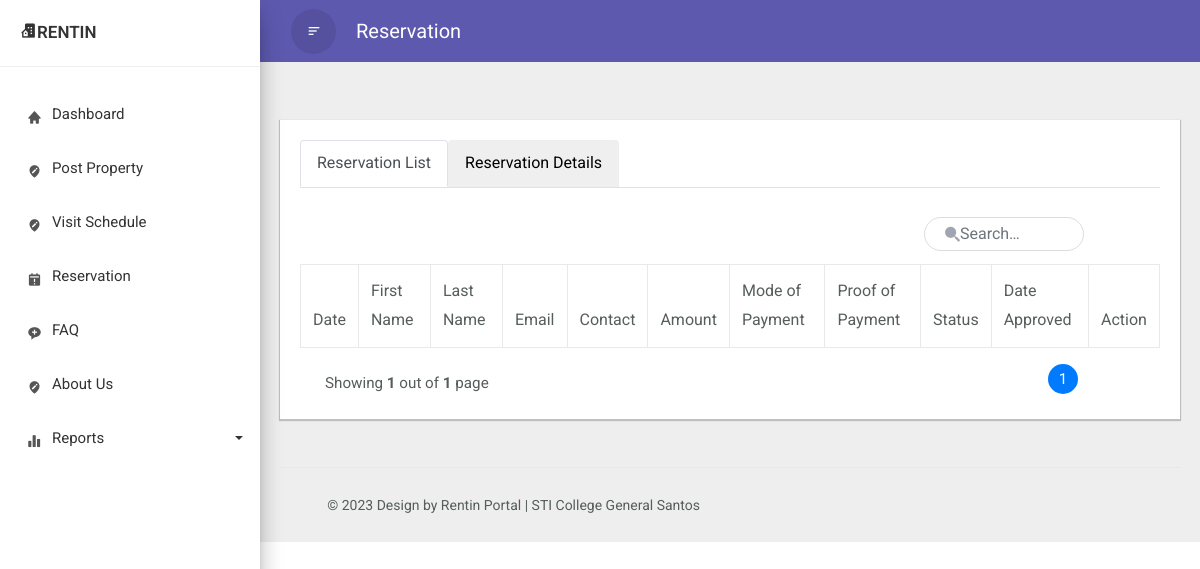
The app's page /reservation.php (signed in), older data.
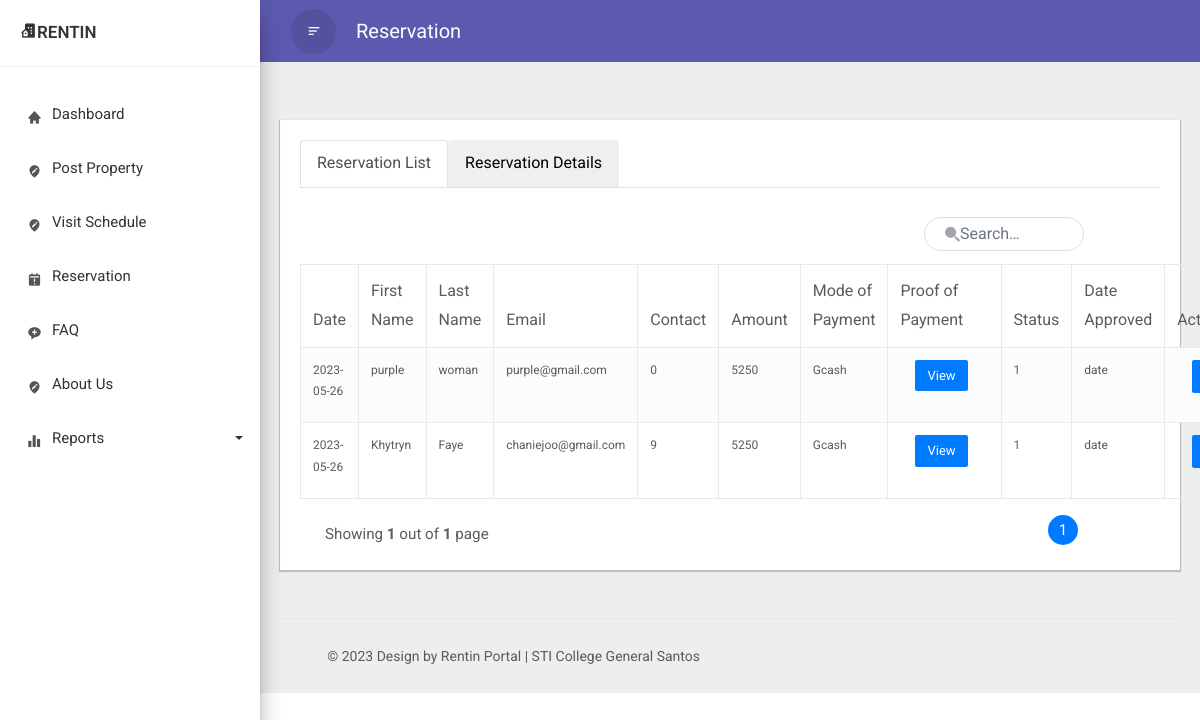
The same page, newer data.
### tables this page shows
CREATE TABLE `reservation` (
  `id` int(11) NOT NULL,
  `date` date NOT NULL DEFAULT current_timestamp(),
  `user_ID` varchar(99) NOT NULL,
  `amount` float NOT NULL,
  `mop` varchar(99) NOT NULL,
  `status` varchar(99) NOT NULL
);

CREATE TABLE `userinfo` (
  `id` int(11) NOT NULL,
  `userinfo_ID` varchar(99) NOT NULL,
  `firstname` varchar(99) NOT NULL,
  `lastname` varchar(99) NOT NULL,
  `contact` int(11) NOT NULL,
  `dob` date DEFAULT NULL,
  `gender` varchar(50) NOT NULL,
  `age` int(11) NOT NULL,
  `address` varchar(99) NOT NULL
);

CREATE TABLE `user` (
  `id` int(11) NOT NULL,
  `user_ID` varchar(99) NOT NULL,
  `email` varchar(99) NOT NULL,
  `password` varchar(50) NOT NULL,
  `userInfo_ID` varchar(99) NOT NULL,
  `userLevel_ID` int(11) NOT NULL,
  `verificationcode` varchar(99) NOT NULL,
  `is_verified` varchar(99) NOT NULL,
  `status` int(11) NOT NULL
);

### reservation.php (the view, shortened to what the changed rows need)
<!doctype html>
<html lang="en">
    <head>
        <link rel="stylesheet" href="css/bootstrap.min.css">
        <link href='https://unpkg.com/boxicons@2.1.4/css/boxicons.min.css' rel='stylesheet'>
        <link rel="stylesheet" type = "text/css" href="richtext/richtext.min.css">
    </head>
    <body>
    <div class="wrapper">
            <div id="content">
			    <div class="main-content">
                    <div class = "container my-5">
                        <div class = "tab-content">
                            <div class = "tab-pane active show fade" id = "tab-type">
                                <div class="containers">
                                    <br>
                                    <div class="container-xl">
                                        <div class="table-wrapper">
                                            <div class="table-title">
                                                <table class="table table-striped table-hover table-bordered" style = "font-size: 12px;">
                                                    <thead>
                                                        <tr>
                                                            <th>Date</th>
                                                            <th>First Name</th>
                                                            <th>Last Name</th>
                                                            <th>Email</th>
                                                            <th>Contact</th>
                                                            <th>Amount</th>
                                                            <th>Mode of Payment</th>
                                                            <th>Proof of Payment</th>
                                                            <th>Status</th>
                                                            <th>Date Approved</th>
                                                            <th>Action</th>
                                                        </tr>
                                                    </thead>
                                                    <tbody>
                                                    <?php
                                                        include "dbconn.php";
                                                            if(isset($_GET['page']) && $_GET['page'] !== "") {
                                                                $page = $_GET['page'];
                                                            } else {
                                                                $page = 1;
                                                            }
                                                            $limit = 6;
                                                            $offset = ($page - 1) * $limit;
                                                            $sql = "SELECT *,user.user_ID, user.email, images.image_url, CONCAT(firstName,' ', lastName) AS fullName FROM reservation JOIN user ON reservation.user_ID = user.user_ID
                                                                            JOIN userinfo ON userinfo.userinfo_ID = user.userInfo_ID JOIN images ON images.user_ID = user.user_ID WHERE type = 'Proof of Payment' LIMIT $offset, $limit";
                                                            $result = mysqli_query($conn, $sql);
                                                            while ($row = mysqli_fetch_assoc($result)) {
                                                                ?>
                                                                    <tr class = "data-row">
                                                                        <td> <?php echo $row['date'] ?> </td>
                                                                        <td> <?php echo $row['firstname'] ?> </td>
                                                                        <td> <?php echo $row['lastname'] ?> </td>
                                                                        <td> <?php echo $row['email'] ?> </td>
                                                                        <td> <?php echo $row['contact'] ?> </td>
                                                                        <td> <?php echo $row['amount'] ?> </td>
                                                                        <td> <?php echo $row['mop'] ?> </td>
                                                                        <td>
                                                                        <a href="#" class="edit" title="Edit"><button type="button" class="btn btn-primary addType" data-toggle="modal" data-target="#view">View</button></a>
                                                                        </td>
                                                                        <td> <?php echo $row['status'] ?> </td>
                                                                        <td> date </td>
                                                                        <td>
                                                                            <a href="#" class="edit" title="Edit"><button type="button" class="btn btn-primary addType" data-toggle="modal" data-target="#confirm"><i class="bx bx-show"></i></button></a>
                                                                        </td>
                                                                    </tr>
                                                                <?php
                                                            }
                                                    ?>
                                                    </tbody>
                                                </table>
                                                <div class="clearfix">
                                                    <ul class="pagination">
                                                        <?php
                                                            $query =  "SELECT COUNT(*) FROM reservation";
                                                            $result_count = mysqli_query($conn, $query);
                                                            $records = mysqli_fetch_row($result_count);
                                                            $total_records = $records[0];
                                                            $total_pages = ceil($total_records / $limit);
                                                            $link = "";
                                                        ?>
                                                        <?php
                                                            for ($counter = 1; $counter <= $total_pages; $counter++){
                                                                if ($counter == $page) {
                                                                    $link .= "<li class = 'page-item active'>
                                                                    <a class = 'page-link' href= 'reservation?page="
                                                                    .$counter."'>".$counter." </a></li>";
                                                                } else {
                                                                    $link .= "<li class = 'page-item'>
                                                                    <a class = 'page-link' href='reservation.php?page=".$counter."'> ".$counter." </a> </li>";
                                                                }
                                                            };
                                                            echo $link;
                                                        ?>
                                                    </ul>
                                                </div>
                                            </div>
                                        </div>
                                    </div>
                                </div>
                            </div>
                        </div>
</div>
			</div>
        </div>
  </body>
</html>

Row changes from the older to the newer data that the page shows:
added reservation: date "2023-05-26", userinfo.firstname "purple", userinfo.lastname "woman", user.email "purple@gmail.com", userinfo.contact "0", amount "5250", mop "Gcash", user.status "1"
added reservation: date "2023-05-26", userinfo.firstname "Khytryn", userinfo.lastname "Faye", user.email "chaniejoo@gmail.com", userinfo.contact "9", amount "5250", mop "Gcash", user.status "1"
